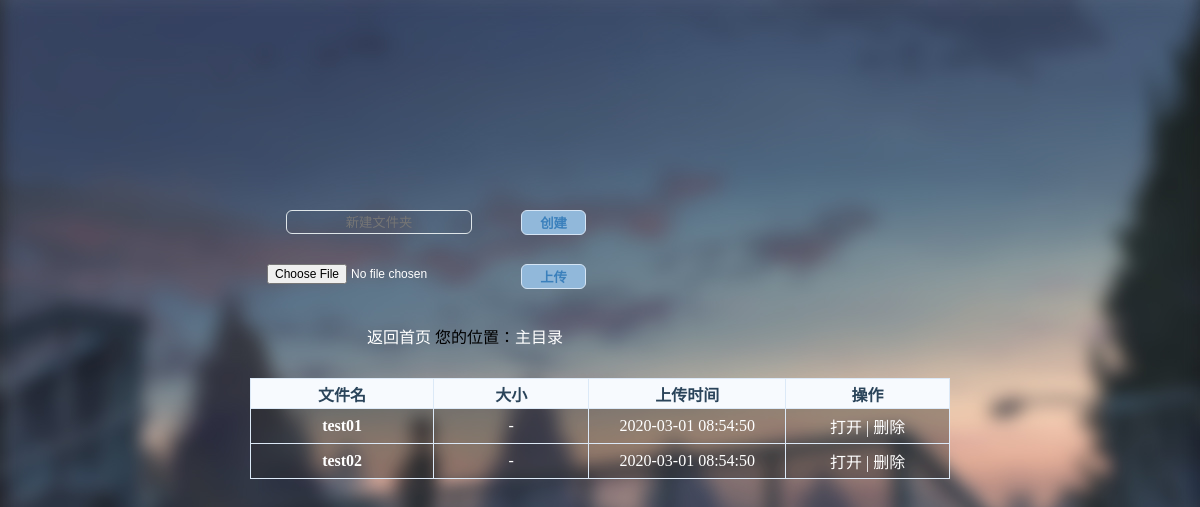
The app's page /website_file/file.php with its own data.
### tables this page shows
create table `netdisk_folder`(
    `folder_id` int unsigned primary key auto_increment,
    `folder_name` varchar(255) not null comment '目录名',
    `folder_time` timestamp default current_timestamp not null comment '创建时间',
    `folder_path` varchar(255) not null comment '目录路径',
    `folder_pid` int unsigned not null comment '父级目录'
)charset=utf8;

### website_file/file.php (called while the page is built, shortened)
<?php
require '../public_function.php';
$folder_id = isset($_GET['folder']) ? intval($_GET['folder']) : 0;
$sql = "select folder_id,folder_name,folder_time from netdisk_folder where folder_pid = $folder_id";
$folder = fetchAll($sql);
require('../website_file/file_html.php');

### public_function.php (called while the page is built, shortened)
<?php
function query($sql) {
	if ($result = mysql_query($sql)) {
		return $result;
	} else {
		echo 'SQL执行失败:<br>';
		echo '错误的SQL为:', $sql, '<br>';
		echo '错误的代码为:', mysql_errno(), '<br>';
		echo '错误的信息为:', mysql_error(), '<br>';
		die;
	}
}
function fetchAll($sql) {
	if ($result = query($sql)) {
		$rows = array();
		while( $row = mysql_fetch_array($result, MYSQL_ASSOC)) {
			$rows[] = $row;
		}
		return $rows;
	} else {
		return false;
	}
}

### website_file/file_html.php (the view, shortened to what this page needs)
<!doctype html>
<html>
<head>
<link type="text/css" rel="stylesheet" href="../CSS/file_html.css">
</head>
<body>
<div class="box">
	<form method="post">
            <div class="leftbox"><input type="text" name="newdir" placeholder="新建文件夹"/></div>
            <button class="sub" type="submit" >创建</button>
	</form>
	<form method="post" action="?folder=<?php echo $folder_id ?>" enctype="multipart/form-data">
		<div class="leftbox"><input type="file" name="file" class="file"></div>
		<input class="sub" type="submit" value="上传" />
	</form>
        <div class="position"><a href="../index_contain/test.php">返回首页</a>&nbsp;您的位置：<a href="?folder=0">主目录</a>
	</div>
	<table border="1">
		<tr><th>文件名</th><th>大小</th><th>上传时间</th><th>操作</th></tr>
		<?php foreach($folder as $v): ?>
			<tr><td><a class="filename" href="?folder=<?php echo $v['folder_id'] ?>"><?php echo $v['folder_name'] ?></a></td><td>-</td><td><?php echo $v['folder_time'] ?></td>
			<td><a href="?folder=<?php echo $v['folder_id'] ?>">打开</a> | <a href="?folder=<?php echo $folder_id ?>&del=<?php echo $v['folder_id'] ?>&type=folder">删除</a></td></tr>
		<?php endforeach; ?>
	</table>
</div>
</body>
</html>

### CSS/file_html.css (style rules this page uses)
body { background-image: url("../images/601_1.jpg");margin:0 auto;padding:0 ;text-align: center;background-size: 100%; }
.box { margin:200px auto;width: 450px;margin-left:20%; }
.box a:link, a:visited { color:#fff; text-decoration:none; }
.box form { margin:10px; }
.box .position { margin:30px; }
.box .sub { background:#91b8da; border:1px solid #D5E5F5; width:65px; height:25px; color:#3B80BC; font-weight:bold;cursor:pointer;border-radius: 6px; }
.box .leftbox { width:238px;float:left;color: #FFFFFF;margin: 10px; }
.box .sub { margin-left:13px;margin-top: 10px;float:left; }
.box .file { font-size:12px;width:224px; }
.box table,tr,td { background:rgba(45,45,45,.15);color:#fff;width:700px; border:1px solid #DCE9F7; border-collapse:collapse;margin:10px; }
.box th { color: #2a445a; }
.box table tr:nth-child(1) { height:30px; background:#F7FAFE;font-weight: bold; color:#367CBA; }
.box table .filename { font-weight: bold; color:#FFFFFF; }
.box table td { padding:5px 10px; }
.box input[type="text"] { width:180px;text-align: center;border:1px solid #dfe6e9;height:20px;outline: none;background: none;transition: 0.25s;border-radius: 6px; }

### records on screen
netdisk_folder: folder_name "test01", folder_time "2020-03-01 08:54:50"
netdisk_folder: folder_name "test02", folder_time "2020-03-01 08:54:50"
